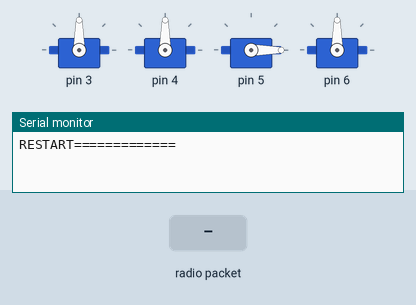
Bench run of a sketch on a simulated Arduino Uno, built with avr-gcc and run on an emulated ATmega328P. On the bench: 4 × servo, the last lines printed to the serial monitor. The inputs (shaded band) are chosen by the test bench. No radio packets arrive unless stated.

Above: at 1.2 s.
1.3 s: radio packet "1" arrives
At 2.0 s:
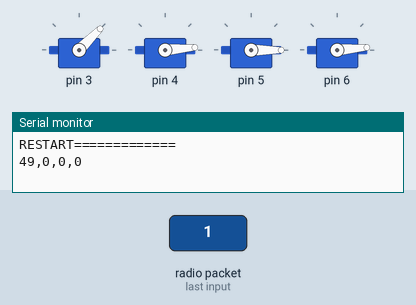
Timing chart, 0 to 4.3 s (numbered marks = the images above; inputs shaded):
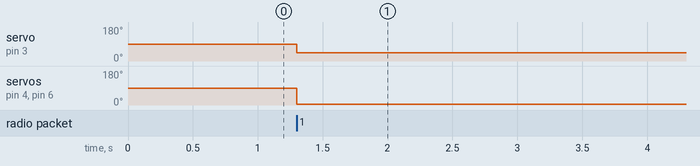

Measured:
- after the input at 1.3 s, servo on pin 3: 90° → 45° at once; servo on pin 4, servo on pin 6: 90° → 5° at once

The sketch:

sprejemnik.ino
```cpp
#include <SPI.h>
#include "RF24.h"
#include <Servo.h>

#define ST_KANALOV 4

RF24 RadioModule(9, 10); //CE, CSN


Servo Motor[ST_KANALOV];

byte addresses = "12345";

struct podatki_za_sprejem {
  unsigned short int ch[ST_KANALOV];
};


podatki_za_sprejem cont_data;

void setup() {
  Serial.begin(115200);
  Serial.println("RESTART=============");

  /*RF Komunikacija*/
  RadioModule.begin();
  RadioModule.setPALevel(RF24_PA_LOW);
  RadioModule.openReadingPipe(1, addresses);
  RadioModule.startListening();


  /*pritrdi servo motorje na pin D3,4,5,6*/
  for (int i; i < ST_KANALOV; i++) {
    Motor[i].attach(i + 3);
    //Serial.print("servo:"); Serial.println(i);
  }

  cont_data.ch[0] = 512; //
  cont_data.ch[1] = 512; //
  cont_data.ch[2] = 0; //throtle
  cont_data.ch[3] = 512; //
}


void loop() {
  //byte num=44;
  //unsigned long got_time;
  if (RadioModule.available() ) {                            // While nothing is received
    RadioModule.read( &cont_data, sizeof(podatki_za_sprejem) );
    for (int i = 0; i < ST_KANALOV; i++) {
      Serial.print(cont_data.ch[i]);
      if (i < (ST_KANALOV - 1)) Serial.print(",");
    }
    Serial.println("");
  }
  updateServo(cont_data.ch);
  Serial.println();

}


/*
    updateServo(chanel data)
    Mappira vse channele ter zapiše pozicije na serverje
*/
void updateServo(unsigned short int ch[ST_KANALOV]) {
  for (int i = 0; i < 4; i++) {
    //vse kar je izven 0..1023 je 0 ozirma 1023

    unsigned short int mapirano = ch[i] > 1023 ? 1023 : ch[i];
    mapirano = mapirano < 0 ? 0 : mapirano;


    if (i == 2) { // je brushless (nastavi thotle)
      //~97..19 min-tmax
      mapirano = mapBrushless(mapirano);
    } else {
      mapirano = map(mapirano, 0 , 1023, 5, 175); //mapiranje/5..175 stopin
    }
    Motor[i].write(omejitevServota(i, mapirano));

    //Serial.print(mapirano);
    //Serial.print(",");
  }
  //Serial.println("DELA!");
}


/*
 * virtualni endstopi
*/
unsigned short int omejitevServota(int ch_nr, unsigned short int ch_data) {
  switch (ch_nr) {
    case 0:
      return constrain(ch_data, 45, 130);
      break;

    case 1:
      return constrain(ch_data, 0, 180); // TODO napiši omejitev
      break;

    case 2:
      return ch_data;
      break;

    case 3:
      return constrain(ch_data, 0, 180); // TODO napiši omejitev
      break;
  }

  return 0;
}

/*
 * mapBrushless(raw data)
 *
 * funkcija mappira podatke joystcka,,
 * če je joystick (raw_data) manjšiu od 545(ozirma stoji) returna 0, če ne mappiran podatek
 *
*/

unsigned short int mapBrushless(unsigned short int tomap) {
  return ((tomap < 545) ? 0 :  constrain(map(tomap, 545, 1023, 165, 60),60, 160));
}
```
